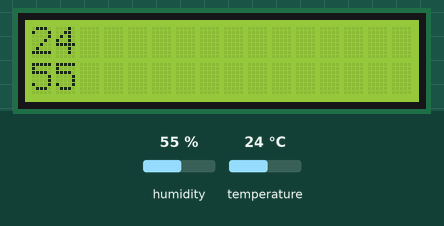
Recording of a sketch running on a simulated Arduino Uno, built with avr-gcc and run on an emulated ATmega328P. On the bench: 16×2 character LCD. Inputs (shaded band) come from the test bench; at power-on: humidity 55 %, temperature 24 °C.

Above: at 1.2 s.
1.3 s: humidity set to 22 %
At 3.2 s:
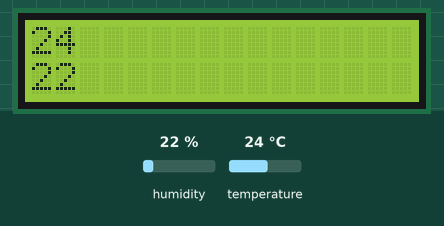
3.6 s: temperature set to 12 °C
At 5.2 s:
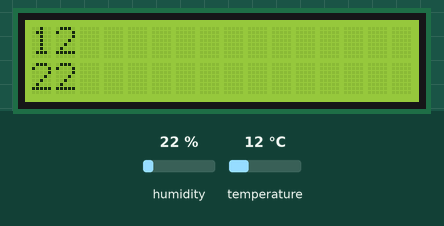
5.9 s: humidity set to 40 %
At 7.0 s:
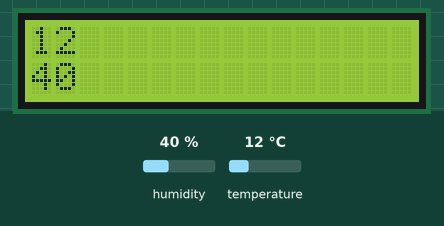
8.2 s: temperature set to 19 °C
At 10.8 s:
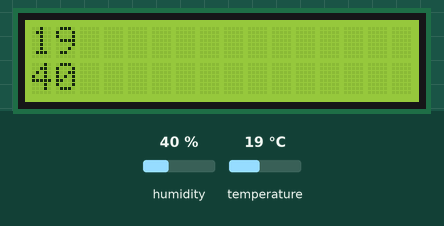
Timing chart, 0 to 12.3 s (numbered marks = the images above; inputs shaded):
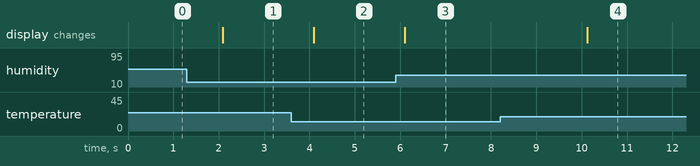

The sketch:

punto_17.ino
```cpp
//Punto 17
#include <LiquidCrystal_I2C.h> //Librería para manejar la pantalla lcd de forma más fácil
#include <Wire.h>
#include <DHT.h> //Librería para manejar el sensor DHT
#include <DHT_U.h>
LiquidCrystal_I2C lcd(0x27, 16, 2); //Elemento que contiene la proporción de la pantalla)
int sensor = 5; //Nombre del pin
int temp; //Variable sin asignación
int hum; //Variable sin asignación
DHT dht(sensor, DHT22); //Elemento para referirse al sensor
void setup() {
  lcd.init(); //Se inicializa la pantalla
  lcd.backlight(); //El brillo de la pantalla
  lcd.clear(); //Se limpia la pantalla
  dht.begin(); //Se inicializa la pantalla para que muestre la información dada
}

void loop() {
  temp = dht.readTemperature(); //La variable será la temperatura que lea del sensor
  hum = dht.readHumidity(); //La variable será la humedad que lea del sensor
  lcd.setCursor(0, 0); //Ubicación del texto
  lcd.print(temp); //La pantalla mostrará la información de la variable
  lcd.setCursor(0, 1);
  lcd.print(hum);

}
//Prueba virtual: https://youtu.be/zeWebNwIMY4
```

Measured:
- after the input at 1.3 s, the display: changes after 0.79 s (image 1)
- after the input at 3.6 s, the display: changes after 0.50 s (image 2)
- after the input at 5.9 s, the display: changes after 0.20 s (image 3)
- after the input at 8.2 s, the display: changes after 1.9 s (image 4)
